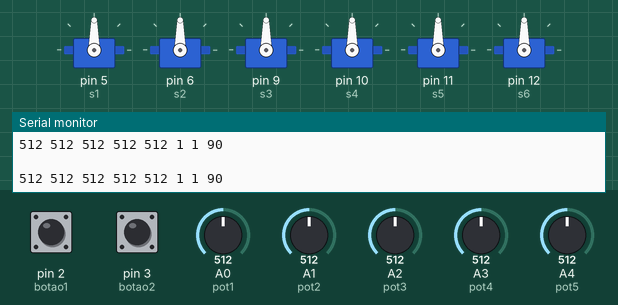
This sketch was run on a simulated Arduino Uno, built with avr-gcc and run on an emulated ATmega328P. Shown: 6 × servo, the last lines printed to the serial monitor. The test bench sets the inputs (shaded band); at power-on: pin 2 (botao1) HIGH, pin 3 (botao2) HIGH, A0 (pot1) = 512, A1 (pot2) = 512, A2 (pot3) = 512, A3 (pot4) = 512, A4 (pot5) = 512.

Above: at 1.2 s.
1.3 s: pin 2 (botao1) pulled LOW for 1 s
At 2.9 s:
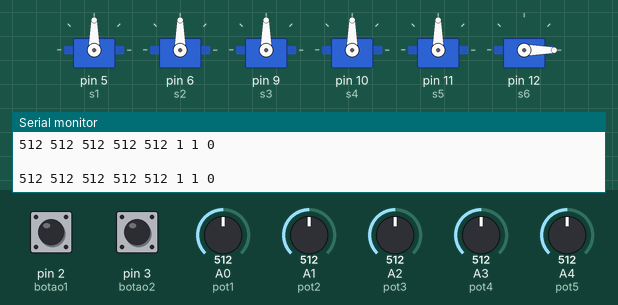
3.8 s: pin 3 (botao2) pulled LOW for 3.2 s
At 6.2 s:
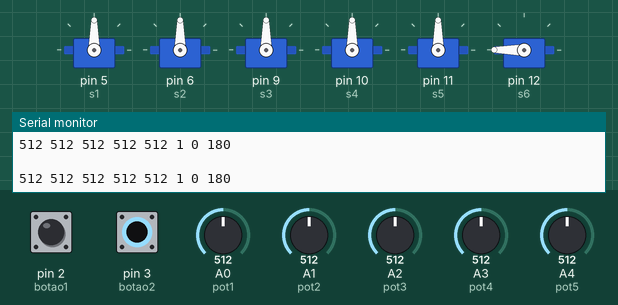
8.5 s: A0 (pot1) set to 716
At 9.4 s:
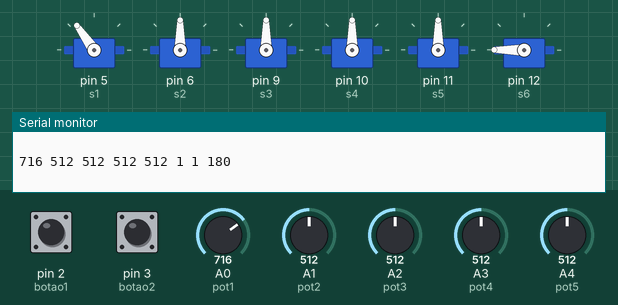
10.0 s: A1 (pot2) set to 716
At 10.4 s:
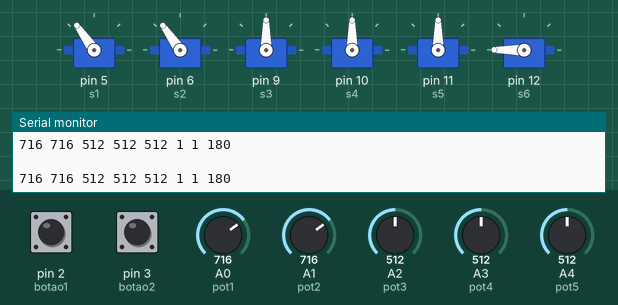
11.5 s: A2 (pot3) set to 108
At 12.7 s:
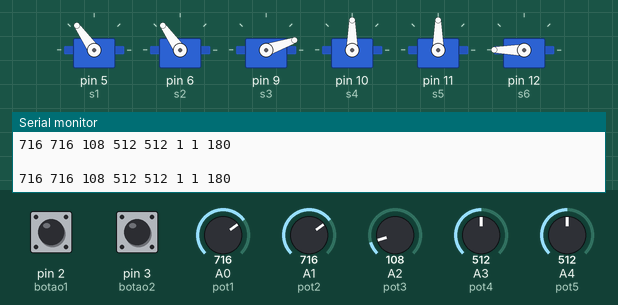
13.0 s: A2 (pot3) set to 93
At 13.7 s:
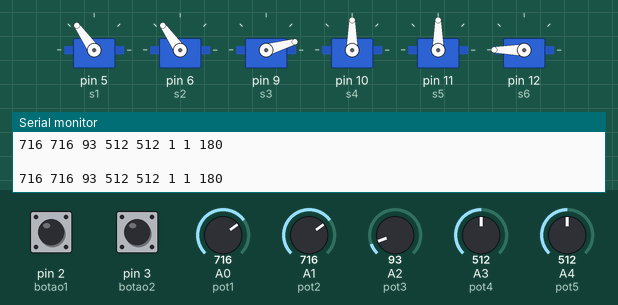
Timing chart, 0 to 15.5 s (numbered marks = the images above; inputs shaded):
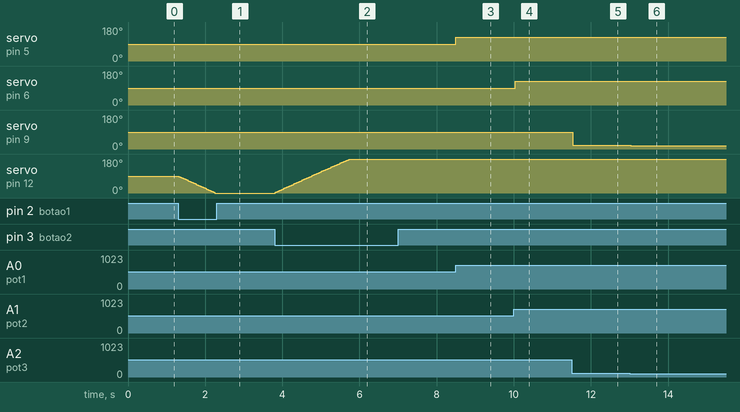

Measured:
- after the input at 1.3 s, servo on pin 12 (s6): moves from 90° to 0° over 0.93 s, starting at once
- after the input at 3.8 s, servo on pin 12 (s6): moves from 0° to 180° over 1.9 s, starting at once
- after the input at 8.5 s, servo on pin 5 (s1): 90° → 125° at once
- after the input at 10.0 s, servo on pin 6 (s2): 90° → 125° at once
- after the input at 11.5 s, servo on pin 9 (s3): 90° → 19° at once
- after the input at 13.0 s, servo on pin 9 (s3): 19° → 16° at once

The sketch:

codigo.ino
```cpp
#include <Servo.h>

Servo s1,s2,s3,s4,s5,s6;

const int botao1 = 2;
const int botao2 = 3;
const int pot1 = A0;
const int pot2 = A1;
const int pot3 = A2;
const int pot4 = A3;
const int pot5 = A4;

void setup()
{
  s1.attach(5);
  s2.attach(6);
  s3.attach(9);
  s4.attach(10);
  s5.attach(11);
  s6.attach(12);
  Serial.begin(9600);
  pinMode(botao1, INPUT_PULLUP);
  pinMode(botao2, INPUT_PULLUP);
}

int var1, var2, var3, var4, var5, var6, var7;

void loop()
{
 var1 = analogRead(pot1);
 var2 = analogRead(pot2);
 var3 = analogRead(pot3);
 var4 = analogRead(pot4);
 var5 = analogRead(pot5);
 var6 = digitalRead(botao1);
 var7 = digitalRead(botao2);

s1.write(map(var1,0,1023,0,180));
s2.write(map(var2,0,1023,0,180));
s3.write(map(var3,0,1023,0,180));
s4.write(map(var4,0,1023,0,180));
s5.write(map(var5,0,1023,0,180));

if(!var6){
  s6.write(s6.read()-3);
}

if(!var7){
  s6.write(s6.read()+3);
}

  Serial.print(var1);
  Serial.print(" ");
  Serial.print(var2);
  Serial.print(" ");
  Serial.print(var3);
  Serial.print(" ");
  Serial.print(var4);
  Serial.print(" ");
  Serial.print(var5);
  Serial.print(" ");
  Serial.print(var6);
  Serial.print(" ");
  Serial.print(var7);
  Serial.print(" ");
  Serial.println(s6.read());
  Serial.println(" ");

}
```
